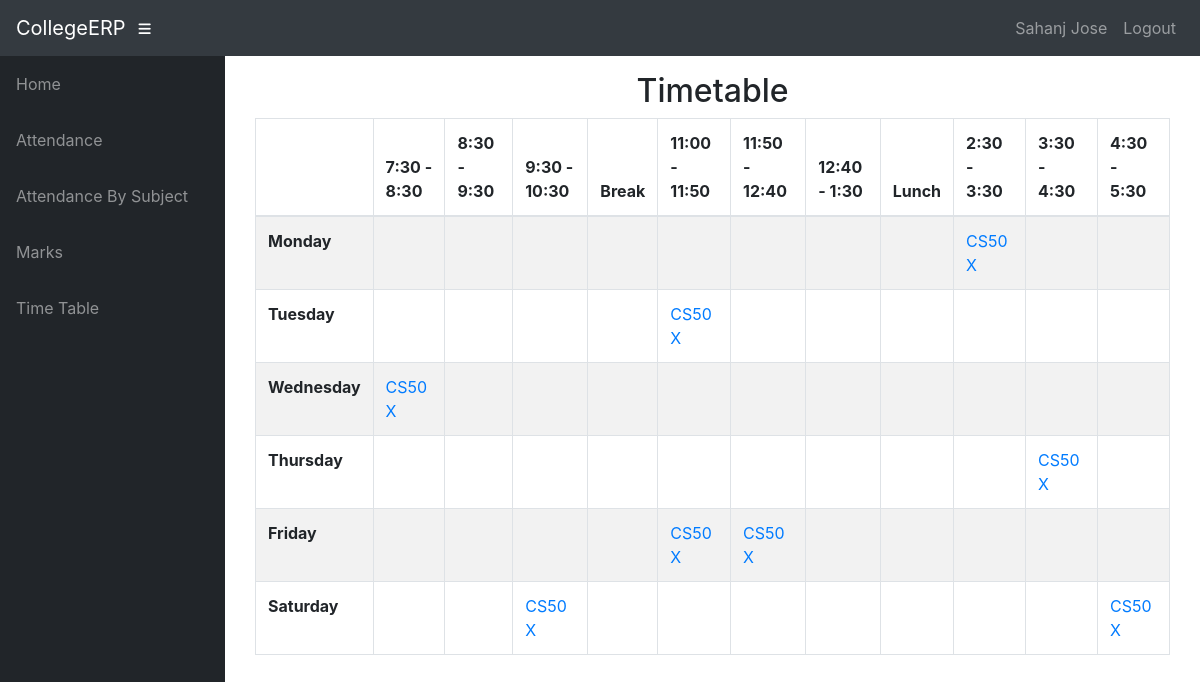
Page /info/teacher/1/t_timetable/ (signed in) on the committed database.
### info/models.py (models this page shows, shortened)
class User(AbstractUser):
    @property
    def is_student(self):
        if hasattr(self, 'student'):
            return True
        return False

class Student(models.Model):
    user = models.OneToOneField(User, on_delete=models.CASCADE, null=True)
    class_id = models.ForeignKey(Class, on_delete=models.CASCADE, default=1)
    USN = models.CharField(primary_key='True', max_length=100)
    name = models.CharField(max_length=200)
    sex = models.CharField(max_length=50, choices=sex_choice, default='Male')
    DOB = models.DateField(default='1998-01-01')

class AssignTime(models.Model):
    assign = models.ForeignKey(Assign, on_delete=models.CASCADE)
    period = models.CharField(max_length=50, choices=time_slots, default='11:00 - 11:50')
    day = models.CharField(max_length=15, choices=DAYS_OF_WEEK)

class Assign(models.Model):
    class_id = models.ForeignKey(Class, on_delete=models.CASCADE)
    course = models.ForeignKey(Course, on_delete=models.CASCADE)
    teacher = models.ForeignKey(Teacher, on_delete=models.CASCADE)
    class Meta:
        unique_together = (('course', 'class_id', 'teacher'),)

class Course(models.Model):
    dept = models.ForeignKey(Dept, on_delete=models.CASCADE)
    id = models.CharField(primary_key='True', max_length=50)
    name = models.CharField(max_length=50)
    shortname = models.CharField(max_length=50, default='X')

### info/views.py (the view)
# urls.py: path('teacher/<slug:teacher_id>/t_timetable/', views.t_timetable, name='t_timetable'),
@login_required()
def t_timetable(request, teacher_id):
    asst = AssignTime.objects.filter(assign__teacher_id=teacher_id)
    class_matrix = [[True for i in range(12)] for j in range(6)]
    for i, d in enumerate(DAYS_OF_WEEK):
        t = 0
        for j in range(12):
            if j == 0:
                class_matrix[i][0] = d[0]
                continue
            if j == 4 or j == 8:
                continue
            try:
                a = asst.get(period=time_slots[t][0], day=d[0])
                class_matrix[i][j] = a
            except AssignTime.DoesNotExist:
                pass
            t += 1
    context = {
        'class_matrix': class_matrix,
    }
    return render(request, 'info/t_timetable.html', context)

### info/templates/info/t_timetable.html
{% extends 'info/base.html' %}
    {% block content %}
    <div class="container">
        <div class="container">
            <div class="row">
                <div class="col-md-12">
                    <h2 class="text-center">
                        Timetable
                    </h2>
                </div>
                <div id="no-more-tables">
                     <div class="table-responsive">
                        <table class="col-sm-12 table table-bordered table-striped table- cf " id="dataTable" width="100%" cellspacing="0">
                            <thead class="cf">
                                <tr>
                                    <th>      </th>
                                    <th>7:30 - 8:30</th>
                                    <th>8:30 - 9:30</th>
                                    <th>9:30 - 10:30</th>
                                    <th>Break</th>
                                    <th>11:00 - 11:50</th>
                                    <th>11:50 - 12:40</th>
                                    <th>12:40 - 1:30</th>
                                    <th>Lunch</th>
                                    <th>2:30 - 3:30</th>
                                    <th>3:30 - 4:30</th>
                                    <th>4:30 - 5:30</th>
                                </tr>
                            </thead>
                            <tbody>
                                {% for i in class_matrix %}
                                <tr>
                                    {% for j in i %}
                                        {% if forloop.counter == 1 %}
                                            <td><b>{{ j }}</b></td>
                                        {% elif j == True %}
                                            <td></td>
                                        {% else %}
                                            <td><a href="{% url 'free_teachers' j.id %}"
                                                    onclick="window.open('{% url 'free_teachers' j.id %}',
                                                                         'newwindow',
                                                                         'width=600,height=400');
                                                              return false;">{{ j.assign.class_id_id }} {{ j.assign.course.shortname }}</a>
                                            </td>
                                        {% endif %}
                                    {% endfor %}
                                </tr>
                                {% endfor %}
                            </tbody>
                        </table>
                     </div>
                </div>
            </div>
        </div>
    </div>
    {% endblock %}

### info/templates/info/base.html (shortened to what this page needs)
<!DOCTYPE html>
<html lang="en">
  <head>
      {% load static %}
    <link href="{% static '/info/bootstrap/vendor/bootstrap/css/bootstrap.min.css' %}" rel="stylesheet">
    <link href="{% static '/info/bootstrap/vendor/fontawesome-free/css/all.min.css' %}" rel="stylesheet" type="text/css">
    <link href="{% static '/info/bootstrap/vendor/datatables/dataTables.bootstrap4.css' %}" rel="stylesheet">
    <link href="{% static '/info/bootstrap/css/sb-admin.css' %}" rel="stylesheet">
  </head>
  <body id="page-top">
    <nav class="navbar navbar-expand navbar-dark bg-dark static-top">
      <a class="navbar-brand mr-1" href="{% url 'index' %}">CollegeERP</a>
      <button class="btn btn-link btn-sm text-white order-1 order-sm-0" id="sidebarToggle" href="#">
        <i class="fas fa-bars"></i>
      </button>
        <div class="collapse navbar-collapse" id="navbarResponsive">
          <ul class="navbar-nav ml-auto">
            <li class="nav-item">
                {% if request.user.is_student %}
                    <a class="nav-link text-capitalize">{{ request.user.student.name }}</a>
                {% elif request.user.is_teacher %}
                    <a class="nav-link text-capitalize">{{ request.user.teacher.name }}</a>
                {% endif %}
            </li>
            <li class="nav-item">
                <a class="nav-link" href="#" data-toggle="modal" data-target="#logoutModal">Logout</a>
            </li>
          </ul>
        </div>
    </nav>
    <div id="wrapper">
      <ul class="sidebar navbar-nav">
            <li class="nav-item">
              <a class="nav-link" href="{% url 'index' %}">
                <span>Home</span>
              </a>
            </li>
        {% if request.user.is_student %}
            <li class="nav-item">
              <a class="nav-link" href="{% url 'attendance' request.user.student.USN %}">
                <span>Attendance</span>
              </a>
            </li>
            <li class="nav-item">
              <a class="nav-link" href="{% url 'attendance' request.user.student.USN %}">
                <span>Attendance By Subject</span>
              </a>
            </li>
            <li class="nav-item">
              <a class="nav-link" href="{% url 'marks_list' request.user.student.USN %}">
                <span>Marks</span>
              </a>
            </li>
              <li class="nav-item">
              <a class="nav-link" href="{% url 'timetable' request.user.student.class_id_id %}">
                <span>Time Table</span>
              </a>
            </li>
        {% endif %}
      </ul>
      <div id="content-wrapper">
        <div class="container-fluid">
            {% block content %}
            {% endblock %}
        </div>
      </div>
    </div>
  </body>
</html>

### rows in the picture
User: user.student.name "Sahanj Jose"
AssignTime: i "Monday", assign.class_id_id "CS50", assign.course.shortname "X"
AssignTime: i "Tuesday", assign.class_id_id "CS50", assign.course.shortname "X"
AssignTime: i "Wednesday", assign.class_id_id "CS50", assign.course.shortname "X"
AssignTime: i "Thursday", assign.class_id_id "CS50", assign.course.shortname "X"
AssignTime: i "Friday", assign.class_id_id "CS50", assign.course.shortname "X"
AssignTime: assign.class_id_id "CS50", assign.course.shortname "X"
AssignTime: i "Saturday", assign.class_id_id "CS50", assign.course.shortname "X"
AssignTime: assign.class_id_id "CS50", assign.course.shortname "X"
